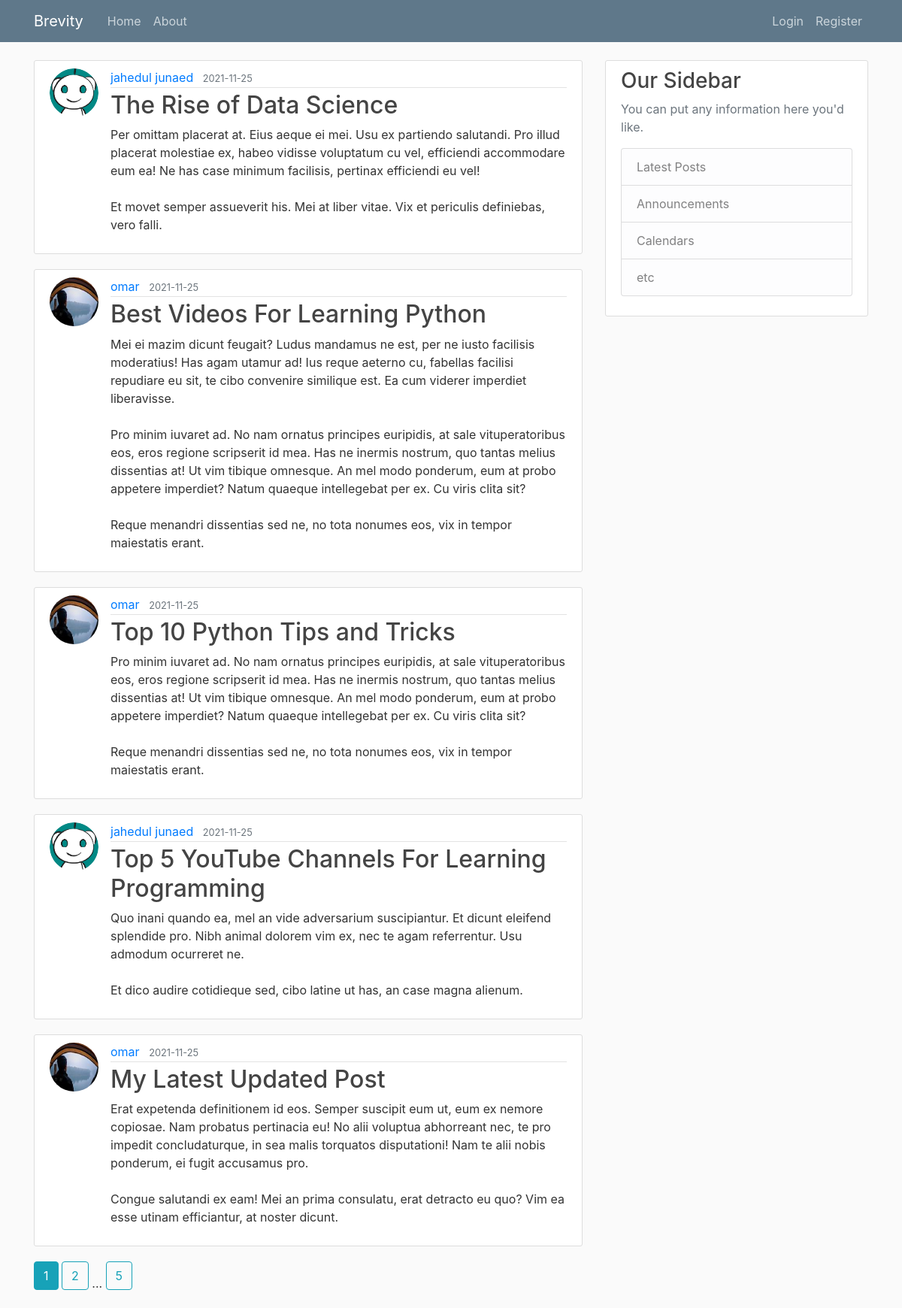
The page /home on the database its author committed.
### brevity/models.py (models this page shows, shortened)
class Post(db.Model):
    id = db.Column(db.Integer, primary_key=True)
    title = db.Column(db.String(100), nullable=False)
    date_posted = db.Column(db.DateTime, nullable=False, default=datetime.utcnow)
    content = db.Column(db.Text, nullable=False)
    user_id = db.Column(db.Integer, db.ForeignKey('user.id'), nullable=False)

class User(db.Model, UserMixin):
    id = db.Column(db.Integer, primary_key=True)
    username = db.Column(db.String(20), unique=True, nullable=False)
    email = db.Column(db.String(120), unique=True, nullable=False)
    image_file = db.Column(db.String(20), nullable=False, default='default.jpg')
    password = db.Column(db.String(60), nullable=False)
    posts = db.relationship('Post', backref='author', lazy=True)

### brevity/main/routes.py (the view)
@main.route("/")
@main.route("/home")
def home():
    page = request.args.get('page', 1, type=int)
    posts =  Post.query.order_by(Post.date_posted.desc()).paginate(page=page, per_page=5)
    return render_template('home.html', posts = posts)

### brevity/templates/home.html
{% extends "layout.html" %}
{% block content %}
    {% for post in posts.items %}
        <article class="media content-section">
          <img class="rounded-circle article-img" src="{{ url_for('static', filename='profile_pics/' + post.author.image_file) }}">
          <div class="media-body">
            <div class="article-metadata">
              <a class="mr-2" href="{{ url_for('users.user_posts', username=post.author.username) }}">{{ post.author.username }}</a>
              <small class="text-muted">{{ post.date_posted.strftime('%Y-%m-%d') }}</small>
            </div>
            <h2><a class="article-title" href="{{ url_for('posts.post', post_id=post.id) }}">{{ post.title }}</a></h2>
            <p class="article-content">{{ post.content }}</p>
          </div>
        </article>
    {% endfor %}
    {% for page_num in posts.iter_pages(left_edge=1, right_edge=1, left_current=1, right_current=2) %}
      {% if page_num %}
        {% if posts.page == page_num %}
          <a class="btn btn-info mb-4" href="{{ url_for('main.home', page=page_num) }}">{{ page_num }}</a>
        {% else %}
          <a class="btn btn-outline-info mb-4" href="{{ url_for('main.home', page=page_num) }}">{{ page_num }}</a>
        {% endif %}
      {% else %}
        ...
      {% endif %}
    {% endfor %}
{% endblock content %}

### brevity/templates/layout.html (shortened to what this page needs)
<!DOCTYPE html>
<html>
<head>
    <link rel="stylesheet" href="https://maxcdn.bootstrapcdn.com/bootstrap/4.0.0/css/bootstrap.min.css">
    <link rel="stylesheet" type="text/css" href="{{ url_for('static', filename='main.css') }}">
</head>
<body>
    <header class="site-header">
      <nav class="navbar navbar-expand-md navbar-dark bg-steel fixed-top">
        <div class="container">
          <a class="navbar-brand mr-4" href="/">Brevity</a>
          <div class="collapse navbar-collapse" id="navbarToggle">
            <div class="navbar-nav mr-auto">
              <a class="nav-item nav-link" href="/">Home</a>
              <a class="nav-item nav-link" href="/about">About</a>
            </div>
            <div class="navbar-nav">
               {% if current_user.is_authenticated %}
                <a class="nav-item nav-link" href="{{ url_for('posts.new_post') }}">New Post</a>
                <a class="nav-item nav-link" href="{{ url_for('users.account') }}">Account</a>
                <a class="nav-item nav-link" href="{{ url_for('users.logout') }}">Logout</a>
              {% else %}
                <a class="nav-item nav-link" href="{{ url_for('users.login') }}">Login</a>
                <a class="nav-item nav-link" href="{{ url_for('users.register') }}">Register</a>
              {% endif %}
            </div>
          </div>
        </div>
      </nav>
    </header>
    <main role="main" class="container">
      <div class="row">
        <div class="col-md-8">
          {% block content %}{% endblock %}
        </div>
        <div class="col-md-4">
          <div class="content-section">
            <h3>Our Sidebar</h3>
            <p class='text-muted'>You can put any information here you'd like.
              <ul class="list-group">
                <li class="list-group-item list-group-item-light">Latest Posts</li>
                <li class="list-group-item list-group-item-light">Announcements</li>
                <li class="list-group-item list-group-item-light">Calendars</li>
                <li class="list-group-item list-group-item-light">etc</li>
              </ul>
            </p>
          </div>
        </div>
      </div>
    </main>
</body>
</html>

### brevity/static/main.css (style rules this page uses)
body { background: #fafafa; color: #333333; margin-top: 5rem; }
h1, h2, h3, h4, h5, h6 { color: #444444; }
.bg-steel { background-color: #5f788a; }
.site-header .navbar-nav .nav-link { color: #cbd5db; }
.content-section { background: #ffffff; padding: 10px 20px; border: 1px solid #dddddd; border-radius: 3px; margin-bottom: 20px; }
.article-title { color: #444444; }
.article-content { white-space: pre-line; }
.article-img { height: 65px; width: 65px; margin-right: 16px; }
.article-metadata { padding-bottom: 1px; margin-bottom: 4px; border-bottom: 1px solid #e3e3e3 }

### rows shown on the page
Post: image_file (placeholder picture), author.username "jahedul junaed", date_posted "2021-11-25", title "The Rise of Data Science", content "Per omittam placerat at. Eius aeque ei mei. Usu ex partiendo salutandi. Pro illud placerat molestiae ex, habeo vidisse voluptatum cu vel, efficiendi accommodare eum ea! Ne has case minimum facilisis, pertinax efficiendi eu vel! Et movet semper assueverit his. Mei at liber vitae. Vix et periculis definiebas, vero falli."
Post: image_file (picture), author.username "omar", date_posted "2021-11-25", title "Best Videos For Learning Python", content "Mei ei mazim dicunt feugait? Ludus mandamus ne est, per ne iusto facilisis moderatius! Has agam utamur ad! Ius reque aeterno cu, fabellas facilisi repudiare eu sit, te cibo convenire similique est. Ea cum viderer imperdiet liberavisse. Pro minim iuvaret ad. No nam ornatus principes euripidis, at sale vituperatoribus eos, eros regione scripserit id mea. Has ne inermis nostrum, quo tantas melius dissentias at! Ut vim tibique omnesque. An mel modo ponderum, eum at probo appetere imperdiet? Natum quaeque intellegebat per ex. Cu viris clita sit? Reque menandri dissentias sed ne, no tota nonumes eos, vix in tempor maiestatis erant."
Post: image_file (picture), author.username "omar", date_posted "2021-11-25", title "Top 10 Python Tips and Tricks", content "Pro minim iuvaret ad. No nam ornatus principes euripidis, at sale vituperatoribus eos, eros regione scripserit id mea. Has ne inermis nostrum, quo tantas melius dissentias at! Ut vim tibique omnesque. An mel modo ponderum, eum at probo appetere imperdiet? Natum quaeque intellegebat per ex. Cu viris clita sit? Reque menandri dissentias sed ne, no tota nonumes eos, vix in tempor maiestatis erant."
Post: image_file (placeholder picture), author.username "jahedul junaed", date_posted "2021-11-25", title "Top 5 YouTube Channels For Learning Programming", content "Quo inani quando ea, mel an vide adversarium suscipiantur. Et dicunt eleifend splendide pro. Nibh animal dolorem vim ex, nec te agam referrentur. Usu admodum ocurreret ne. Et dico audire cotidieque sed, cibo latine ut has, an case magna alienum."
Post: image_file (picture), author.username "omar", date_posted "2021-11-25", title "My Latest Updated Post", content "Erat expetenda definitionem id eos. Semper suscipit eum ut, eum ex nemore copiosae. Nam probatus pertinacia eu! No alii voluptua abhorreant nec, te pro impedit concludaturque, in sea malis torquatos disputationi! Nam te alii nobis ponderum, ei fugit accusamus pro. Congue salutandi ex eam! Mei an prima consulatu, erat detracto eu quo? Vim ea esse utinam efficiantur, at noster dicunt."

### other values the page prints
{{ page_num }} "1"
{{ page_num }} "2" "5"
